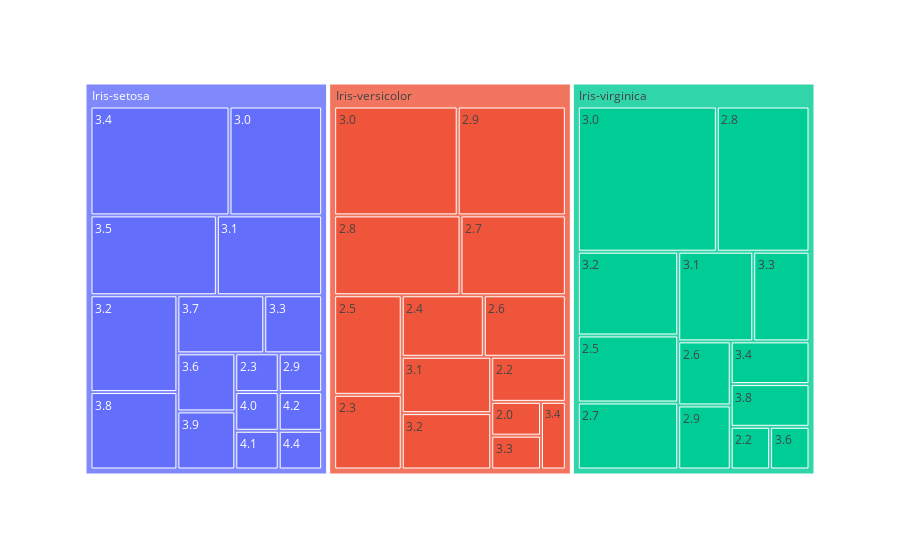

Notebook code for this chart:
### Code cell
grafico_classe_lds.show()

### Figure 1 — Plotly figure (JSON) as saved in the notebook; plotly's stock layout.template omitted (floating-point values rounded to 4 significant figures)
{"data": [{"branchvalues": "total", "domain": {"x": [0, 1], "y": [0, 1]}, "hovertemplate": "labels=%{label}<br>count=%{value}<br>parent=%{parent}<br>id=%{id}<extra></extra>", "ids": ["Iris-versicolor/2.0", "Iris-versicolor/2.2", "Iris-virginica/2.2", "Iris-setosa/2.3", "Iris-versicolor/2.3", "Iris-versicolor/2.4", "Iris-versicolor/2.5", "Iris-virginica/2.5", "Iris-versicolor/2.6", "Iris-virginica/2.6", "Iris-versicolor/2.7", "Iris-virginica/2.7", "Iris-versicolor/2.8", "Iris-virginica/2.8", "Iris-setosa/2.9", "Iris-versicolor/2.9", "Iris-virginica/2.9", "Iris-setosa/3.0", "Iris-versicolor/3.0", "Iris-virginica/3.0", "Iris-setosa/3.1", "Iris-versicolor/3.1", "Iris-virginica/3.1", "Iris-setosa/3.2", "Iris-versicolor/3.2", "Iris-virginica/3.2", "Iris-setosa/3.3", "Iris-versicolor/3.3", "Iris-virginica/3.3", "Iris-setosa/3.4", "Iris-versicolor/3.4", "Iris-virginica/3.4", "Iris-setosa/3.5", "Iris-setosa/3.6", "Iris-virginica/3.6", "Iris-setosa/3.7", "Iris-setosa/3.8", "Iris-virginica/3.8", "Iris-setosa/3.9", "Iris-setosa/4.0", "Iris-setosa/4.1", "Iris-setosa/4.2", "Iris-setosa/4.4", "Iris-setosa", "Iris-versicolor", "Iris-virginica"], "labels": ["2.0", "2.2", "2.2", "2.3", "2.3", "2.4", "2.5", "2.5", "2.6", "2.6", "2.7", "2.7", "2.8", "2.8", "2.9", "2.9", "2.9", "3.0", "3.0", "3.0", "3.1", "3.1", "3.1", "3.2", "3.2", "3.2", "3.3", "3.3", "3.3", "3.4", "3.4", "3.4", "3.5", "3.6", "3.6", "3.7", "3.8", "3.8", "3.9", "4.0", "4.1", "4.2", "4.4", "Iris-setosa", "Iris-versicolor", "Iris-virginica"], "name": "", "parents": ["Iris-versicolor", "Iris-versicolor", "Iris-virginica", "Iris-setosa", "Iris-versicolor", "Iris-versicolor", "Iris-versicolor", "Iris-virginica", "Iris-versicolor", "Iris-virginica", "Iris-versicolor", "Iris-virginica", "Iris-versicolor", "Iris-virginica", "Iris-setosa", "Iris-versicolor", "Iris-virginica", "Iris-setosa", "Iris-versicolor", "Iris-virginica", "Iris-setosa", "Iris-versicolor", "Iris-virginica", "Iris-setosa", "Iris-versicolor", "Iris-virginica", "Iris-setosa", "Iris-versicolor", "Iris-virginica", "Iris-setosa", "Iris-versicolor", "Iris-virginica", "Iris-setosa", "Iris-setosa", "Iris-virginica", "Iris-setosa", "Iris-setosa", "Iris-virginica", "Iris-setosa", "Iris-setosa", "Iris-setosa", "Iris-setosa", "Iris-setosa", "", "", ""], "type": "treemap", "values": [1, 2, 1, 1, 3, 3, 4, 4, 3, 2, 5, 4, 6, 8, 1, 7, 2, 6, 8, 12, 5, 3, 4, 5, 3, 5, 2, 1, 3, 9, 1, 2, 6, 2, 1, 3, 4, 2, 2, 1, 1, 1, 1, 50, 50, 50]}], "layout": {"legend": {"tracegroupgap": 0}, "margin": {"t": 60}}}
